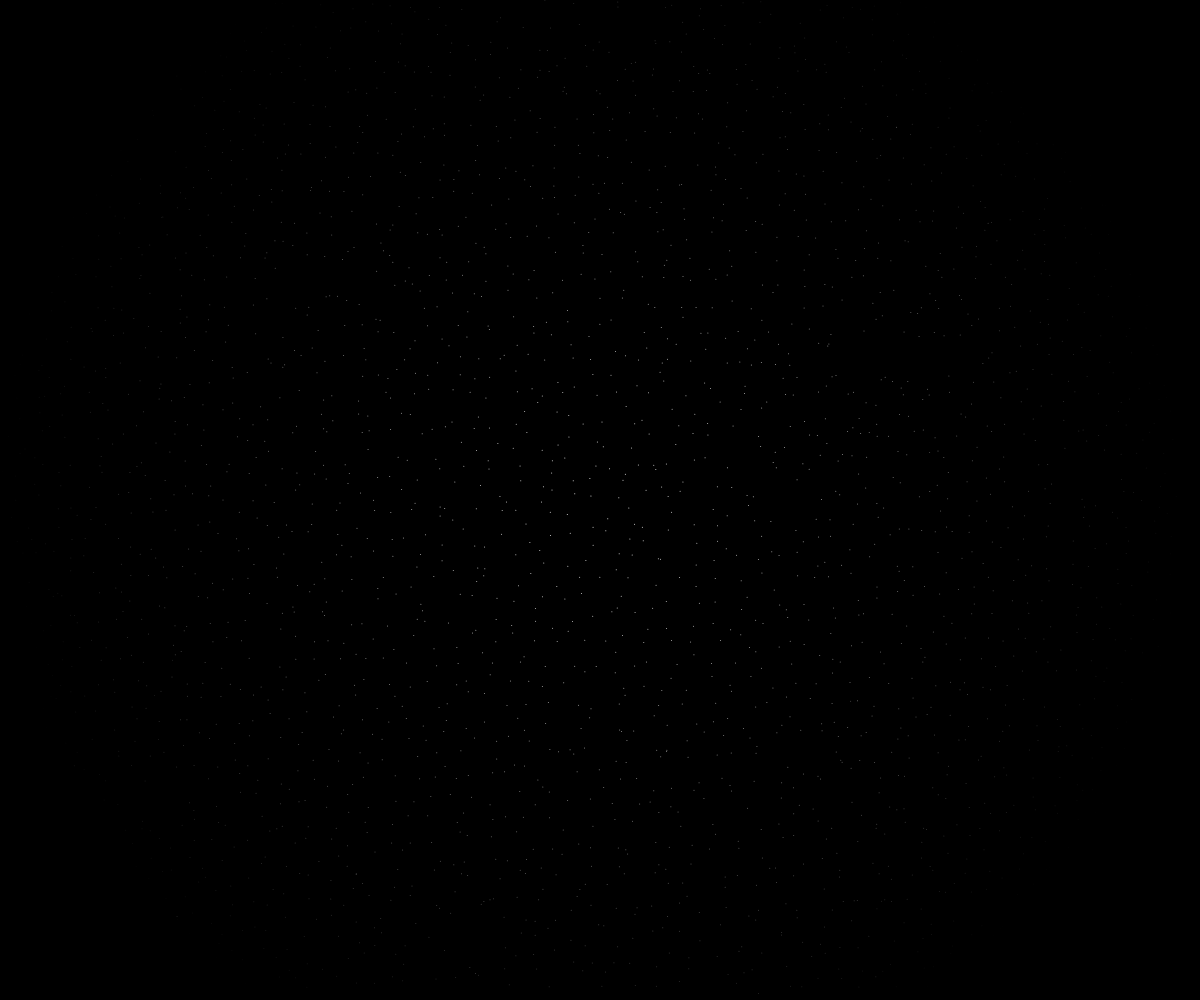
Frame 1 (no input)
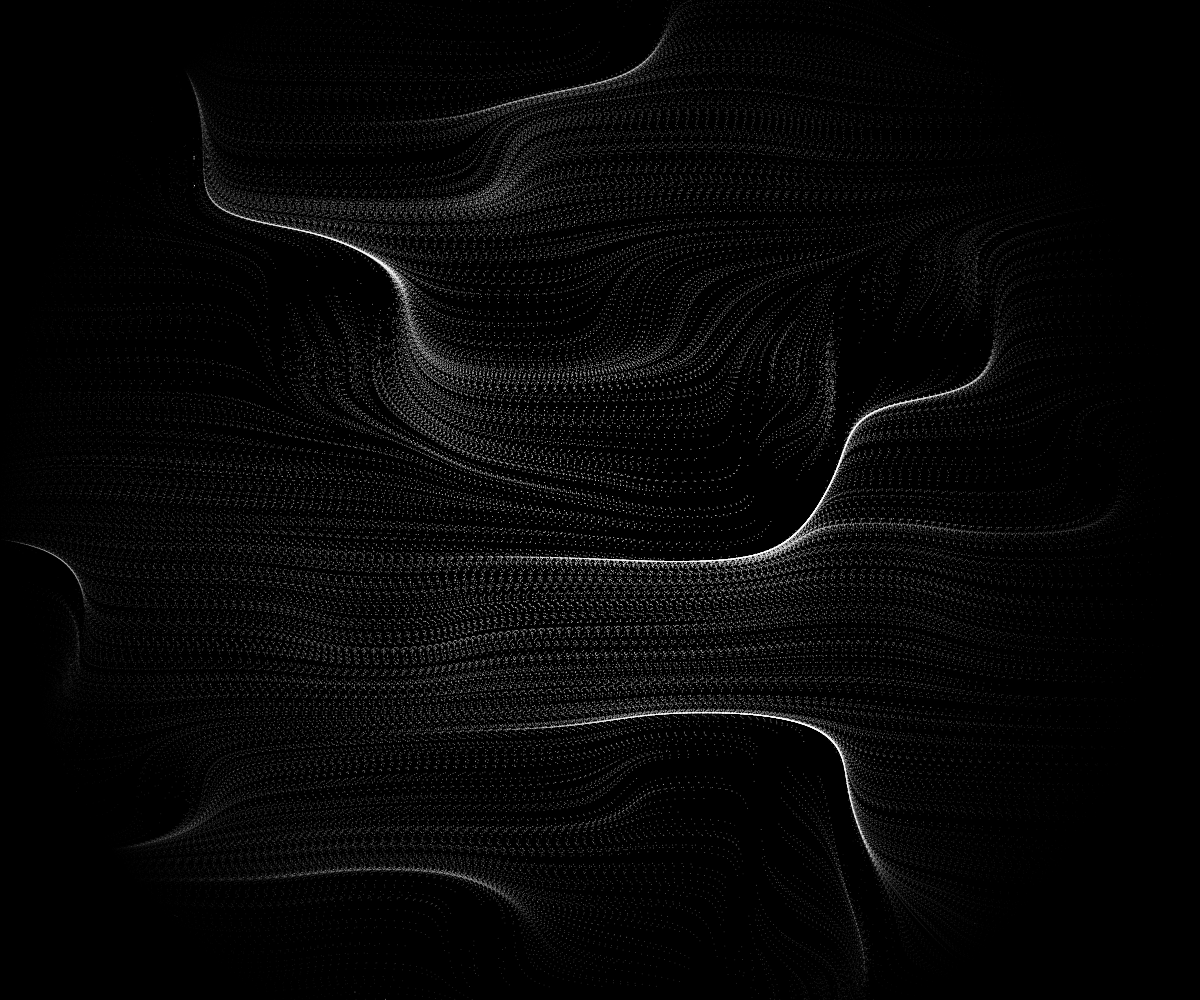
Frame 60 (no input)
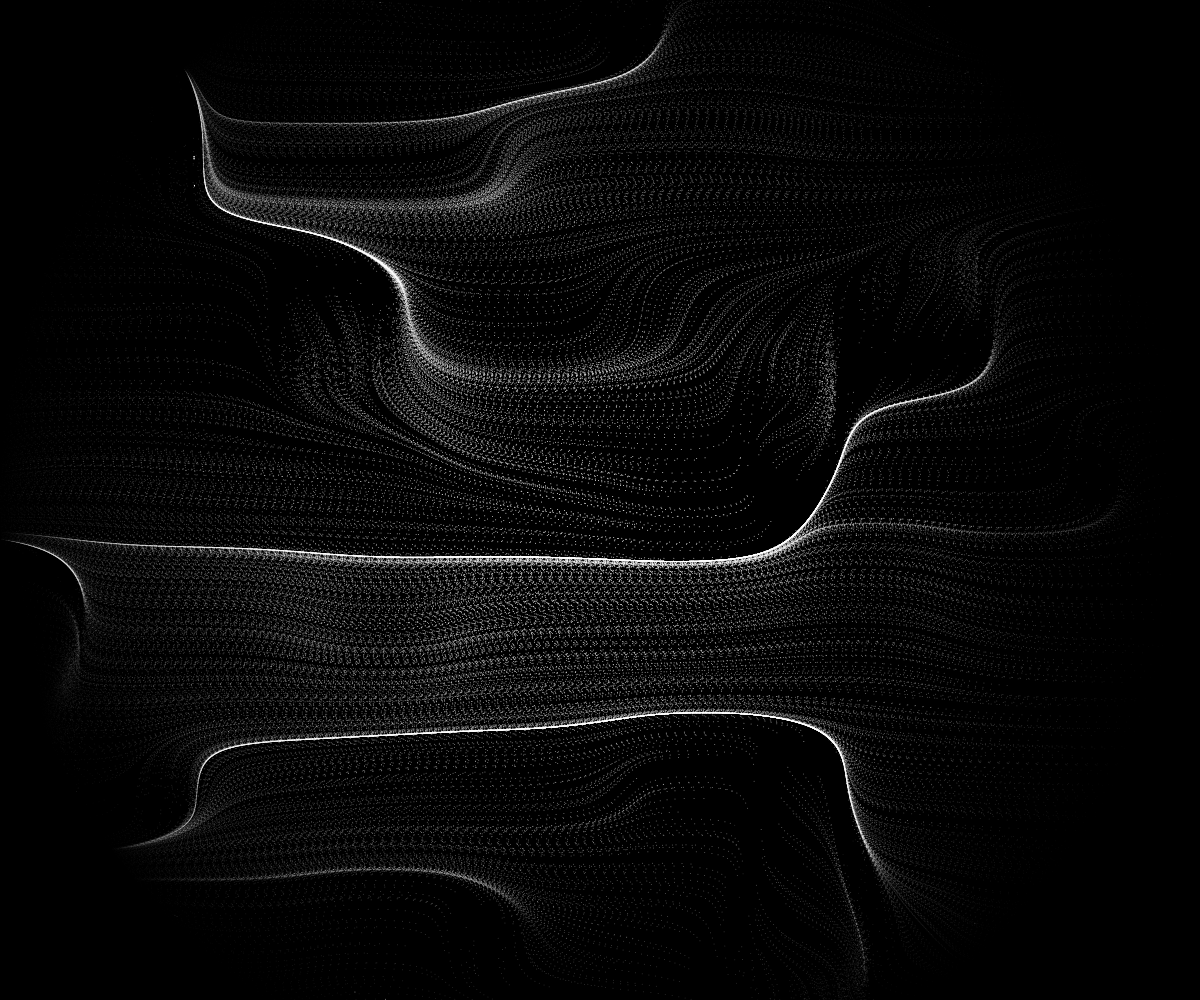
Frame 120 (the mouse pressed at the canvas centre since frame 60)

The p5.js sketch that drew these frames (run headless with seeded random() and noise() and a simulated clock; from frame 60 on, the mouse is pressed at the canvas centre):

// p5.js sketch
// ── sketch.js
// 21/7/21
// Perlin's Layers
// Abstract paintings with perlin noise

let points = [];
let mult = 0.005;

function setup() {
  createCanvas(windowWidth, windowHeight);
  background(0);
  noStroke();
  angleMode(DEGREES);

  let density = width / 20;
  let space = width / density;

  // creating grid layout
  for (let x = 0; x < width; x += space) {
    for (let y = 0; y < height; y += space) {
      let p = createVector(x + random(-10, 10), y + random(-10, 10));
      points.push(p);
    }
  }

  mult = random(0.003, 0.005);
  noiseDetail(2, 1);
}

function draw() {
  for (let i = 0; i < points.length; i++) {
    // calculate alpha
    let alpha = map(dist(width / 2, height / 2, points[i].x, points[i].y), 0, width / 2, 255, 0);

    fill(255, alpha);

    // calculate angle by which to move points
    let angle = map(noise(points[i].x * mult, points[i].y * mult), 0, 1, 0, 360);

    points[i].add(createVector(10 * cos(angle), tan(angle)));

    // only draw within circle
    if (dist(width / 2, height / 2, points[i].x, points[i].y) < width / 2) {
      ellipse(points[i].x, points[i].y, 1);
    }
  }
  if (frameCount == 150) noLoop();
}
